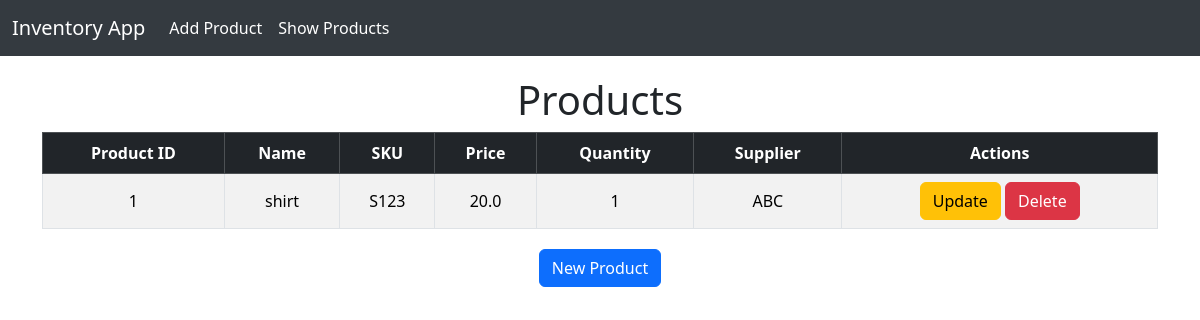
The page /list/ on the database as committed earlier.
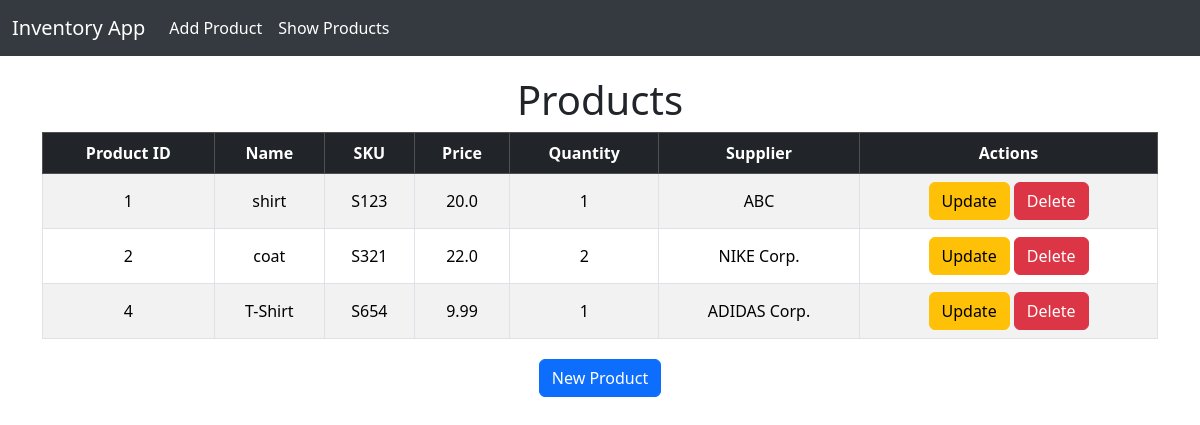
The same page on the database as committed later.
### invApp/models.py (models this page shows, shortened)
class Product(models.Model):
    product_id = models.AutoField(primary_key=True)
    name = models.CharField(max_length=100)
    sku = models.CharField(max_length=50, unique=True)
    price = models.FloatField()
    quantity = models.IntegerField()
    supplier = models.CharField(max_length=100)

### invApp/views.py (the view)
# urls.py: path('list/', views.product_list_view, name='product_list'),
def product_list_view(request):
    products = Product.objects.all()
    return render(request, 'invApp/product_list.html', {'products': products})

### invApp/templates/invApp/product_list.html (shortened to what this page needs)
{% extends "invApp/layout.html" %}
{% block content %}
    <h1 class="text-center">Products</h1>
    <table class="table table-bordered table-striped text-center">
        <thead class="table-dark">
            <tr>
                <th>Product ID</th>
                <th>Name</th>
                <th>SKU</th>
                <th>Price</th>
                <th>Quantity</th>
                <th>Supplier</th>
                <th>Actions</th>
            </tr>
        </thead>
        <tbody>
            {% for product in products %}
                <tr>
                    <td>{{ product.product_id }}</td>
                    <td>{{ product.name }}</td>
                    <td>{{ product.sku }}</td>
                    <td>{{ product.price }}</td>
                    <td>{{ product.quantity }}</td>
                    <td>{{ product.supplier }}</td>
                    <td>
                        <a href="{% url 'product_update' product.product_id %}" class="btn btn-warning">Update</a>
                        <a href="{% url 'product_delete' product.product_id %}" class="btn btn-danger">Delete</a>
                    </td>
                </tr>
            {% endfor %}
        </tbody>
    </table>
    <div class="container text-center">
        <a href="{% url 'product_create' %}" class="btn btn-primary">New Product</a>
    </div>
{% endblock %}

### invApp/templates/invApp/layout.html (shortened to what this page needs)
<!DOCTYPE html>
<html lang="en">
<head>
    <link href="https://cdn.jsdelivr.net/npm/bootstrap@5.3.5/dist/css/bootstrap.min.css" rel="stylesheet"
>
</head>
<body>
    <nav class="navbar navbar-expand-lg navbar-dark fixed-top">
        <div class="container-fluid">
            <a href="{% url 'home' %}" class="navbar-brand">Inventory App</a>
            <div class="collapse navbar-collapse" id="navbarNav">
                <ul class="navbar-nav">
                    <li class="nav-item">
                        <a href="{% url 'product_create' %}" class="nav-link">Add Product</a>
                    </li>
                    <li class="nav-item">
                        <a href="{% url 'product_list' %}" class="nav-link">Show Products</a>
                    </li>
                </ul>
            </div>
        </div>
    </nav>
    <div class="container">
        {% block content %}{% endblock %}
    </div>
</body>
</html>

### invApp/templates/invApp/layout.html (style rules this page uses)
body { padding-top: 56px; }
.navbar { background-color: #343a40; }
.navbar-brand, .nav-link { color: #fff !important; }
.container { margin-top: 20px; }
.table th, .table td { vertical-align: middle; }

Rows that differ between the two databases and show on the page:
added Product: product_id "2", name "coat", sku "S321", price "22.0", quantity "2", supplier "NIKE Corp."
added Product: product_id "4", name "T-Shirt", sku "S654", price "9.99", quantity "1", supplier "ADIDAS Corp."
